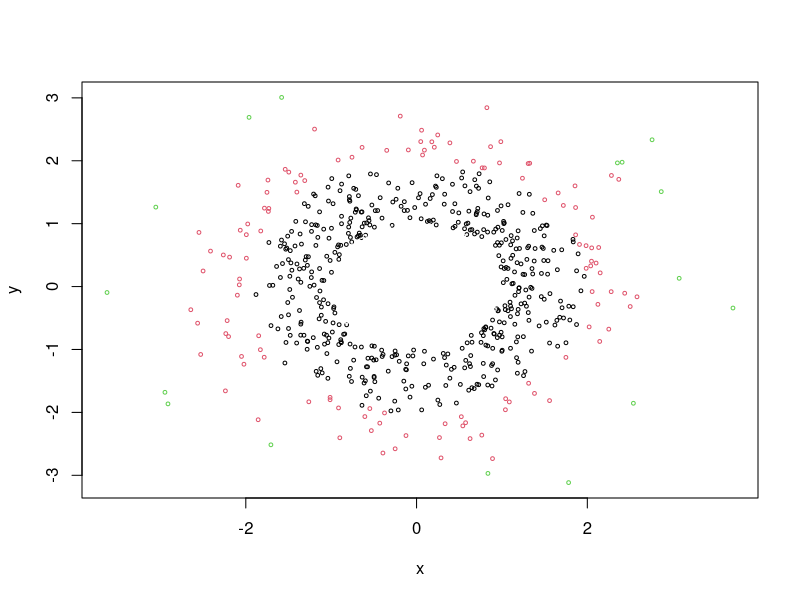

Write the R code that produced this figure.
# Basic plotting example

n <- 1000  # Choose how many points to use
x <- rnorm(n)  # Create x coordinates
y <- rnorm(n)  # Create y coordinates
c <- sqrt(x^2 + y^2)  # Set color as distance from center

plot(x, y, col = c, cex = 0.5)  # Plot
